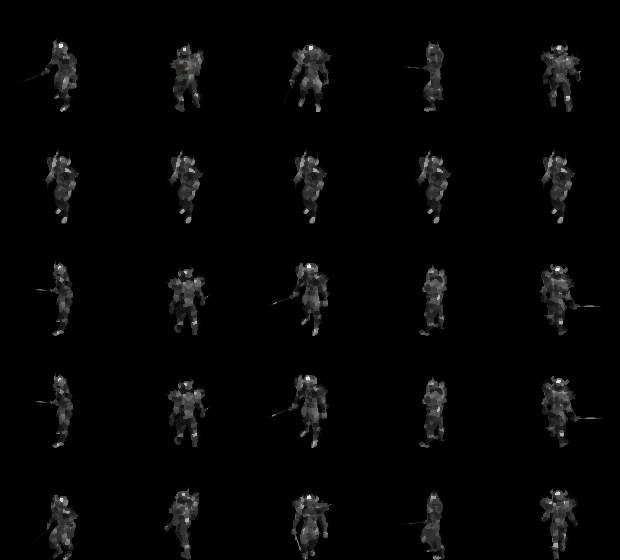

A 2D game scene composited from a Tiled map and its tileset images. What follows is a short description and the map's XML, with each tile layer's data collapsed to a summary:
An orthogonal 5x5 tile map with 124x112 px tiles, 1 tile layer (Capa de patrones 1).

<map version="1.2" tiledversion="1.3.3" orientation="orthogonal" renderorder="right-down" width="5" height="5" tilewidth="124" tileheight="112" infinite="0" nextlayerid="2" nextobjectid="1">
 <tileset firstgid="1" name="SpriteSheet" tilewidth="124" tileheight="112" tilecount="400" columns="16">
  <image source="DraugarSpriteSheet.png" width="2016" height="2800" />
  <tile id="0">
   <properties>
    <property name="dicType" type="int" value="0" />
    <property name="dir" type="int" value="3" />
    <property name="row" type="int" value="0" />
    <property name="sprites" type="int" value="10" />
    <property name="type" value="ATCK_DIAG_DOWN" />
   </properties>
   <animation>
    <frame tileid="0" duration="3" />
    <frame tileid="1" duration="3" />
    <frame tileid="2" duration="3" />
    <frame tileid="3" duration="3" />
    <frame tileid="4" duration="3" />
    <frame tileid="5" duration="3" />
    <frame tileid="6" duration="3" />
    <frame tileid="7" duration="3" />
    <frame tileid="8" duration="3" />
    <frame tileid="9" duration="3" />
   </animation>
  </tile>
  <tile id="16">
   <properties>
    <property name="dicType" type="int" value="0" />
    <property name="dir" type="int" value="4" />
    <property name="row" type="int" value="1" />
    <property name="sprites" type="int" value="10" />
    <property name="type" value="ATCK_DIAG_UP" />
   </properties>
   <animation>
    <frame tileid="16" duration="3" />
    <frame tileid="17" duration="3" />
    <frame tileid="18" duration="3" />
    <frame tileid="19" duration="3" />
    <frame tileid="20" duration="3" />
    <frame tileid="21" duration="3" />
    <frame tileid="22" duration="3" />
    <frame tileid="23" duration="3" />
    <frame tileid="24" duration="3" />
    <frame tileid="25" duration="3" />
   </animation>
  </tile>
  <tile id="32">
   <properties>
    <property name="dicType" type="int" value="0" />
    <property name="dir" type="int" value="2" />
    <property name="row" type="int" value="2" />
    <property name="sprites" type="int" value="10" />
    <property name="type" value="ATCK_DOWN" />
   </properties>
   <animation>
    <frame tileid="32" duration="3" />
    <frame tileid="33" duration="3" />
    <frame tileid="34" duration="3" />
    <frame tileid="35" duration="3" />
    <frame tileid="36" duration="3" />
    <frame tileid="37" duration="3" />
    <frame tileid="38" duration="3" />
    <frame tileid="39" duration="3" />
    <frame tileid="40" duration="3" />
    <frame tileid="41" duration="3" />
   </animation>
  </tile>
  <tile id="48">
   <properties>
    <property name="dicType" type="int" value="0" />
    <property name="dir" type="int" value="1" />
    <property name="row" type="int" value="3" />
    <property name="sprites" type="int" value="10" />
    <property name="type" value="ATCK_LATERAL" />
   </properties>
   <animation>
    <frame tileid="48" duration="3" />
    <frame tileid="49" duration="3" />
    <frame tileid="50" duration="3" />
    <frame tileid="51" duration="3" />
    <frame tileid="52" duration="3" />
    <frame tileid="53" duration="3" />
    <frame tileid="54" duration="3" />
    <frame tileid="55" duration="3" />
    <frame tileid="56" duration="3" />
    <frame tileid="57" duration="3" />
   </animation>
  </tile>
  <tile id="64">
   <properties>
    <property name="dicType" type="int" value="0" />
    <property name="dir" type="int" value="0" />
    <property name="row" type="int" value="4" />
    <property name="sprites" type="int" value="10" />
    <property name="type" value="ATCK_UP" />
   </properties>
   <animation>
    <frame tileid="64" duration="3" />
    <frame tileid="65" duration="3" />
    <frame tileid="66" duration="3" />
    <frame tileid="67" duration="3" />
    <frame tileid="68" duration="3" />
    <frame tileid="69" duration="3" />
    <frame tileid="70" duration="3" />
    <frame tileid="71" duration="3" />
    <frame tileid="72" duration="3" />
    <frame tileid="73" duration="3" />
   </animation>
  </tile>
  <tile id="80">
   <properties>
    <property name="dicType" value="1" />
    <property name="dir" type="int" value="3" />
    <property name="row" value="5" />
    <property name="sprites" value="16" />
    <property name="type" value="DIE_DOWN" />
   </properties>
   <animation>
    <frame tileid="80" duration="3" />
    <frame tileid="81" duration="3" />
    <frame tileid="82" duration="3" />
    <frame tileid="83" duration="3" />
    <frame tileid="84" duration="3" />
    <frame tileid="85" duration="3" />
    <frame tileid="86" duration="3" />
    <frame tileid="87" duration="3" />
    <frame tileid="88" duration="3" />
    <frame tileid="89" duration="3" />
    <frame tileid="90" duration="3" />
    <frame tileid="91" duration="3" />
    <frame tileid="92" duration="3" />
    <frame tileid="93" duration="3" />
    <frame tileid="94" duration="3" />
    <frame tileid="95" duration="3" />
   </animation>
  </tile>
  <tile id="96">
   <properties>
    <property name="dicType" value="1" />
    <property name="dir" type="int" value="4" />
    <property name="row" value="6" />
    <property name="sprites" value="16" />
    <property name="type" value="DIE_DIAG_UP" />
   </properties>
   <animation>
    <frame tileid="96" duration="3" />
    <frame tileid="97" duration="3" />
    <frame tileid="98" duration="3" />
    <frame tileid="99" duration="3" />
    <frame tileid="100" duration="3" />
    <frame tileid="101" duration="3" />
    <frame tileid="102" duration="3" />
    <frame tileid="103" duration="3" />
    <frame tileid="104" duration="3" />
    <frame tileid="105" duration="3" />
    <frame tileid="106" duration="3" />
    <frame tileid="107" duration="3" />
    <frame tileid="108" duration="3" />
    <frame tileid="109" duration="3" />
    <frame tileid="110" duration="3" />
    <frame tileid="111" duration="3" />
   </animation>
  </tile>
  <tile id="112">
   <properties>
    <property name="dicType" value="1" />
    <property name="dir" type="int" value="1" />
    <property name="row" value="7" />
    <property name="sprites" value="16" />
    <property name="type" value="DIE_LATERAL" />
   </properties>
   <animation>
    <frame tileid="112" duration="3" />
    <frame tileid="113" duration="3" />
    <frame tileid="114" duration="3" />
    <frame tileid="115" duration="3" />
    <frame tileid="116" duration="3" />
    <frame tileid="117" duration="3" />
    <frame tileid="118" duration="3" />
    <frame tileid="119" duration="3" />
    <frame tileid="120" duration="3" />
    <frame tileid="121" duration="3" />
    <frame tileid="122" duration="3" />
    <frame tileid="123" duration="3" />
    <frame tileid="124" duration="3" />
    <frame tileid="125" duration="3" />
    <frame tileid="126" duration="3" />
    <frame tileid="127" duration="3" />
   </animation>
  </tile>
  <tile id="128">
   <properties>
    <property name="dicType" value="1" />
    <property name="dir" type="int" value="2" />
    <property name="row" value="8" />
    <property name="sprites" value="16" />
    <property name="type" value="DIE_DIAG_DOWN" />
   </properties>
   <animation>
    <frame tileid="128" duration="3" />
    <frame tileid="129" duration="3" />
    <frame tileid="130" duration="3" />
    <frame tileid="131" duration="3" />
    <frame tileid="132" duration="3" />
    <frame tileid="133" duration="3" />
    <frame tileid="134" duration="3" />
    <frame tileid="135" duration="3" />
    <frame tileid="136" duration="3" />
    <frame tileid="137" duration="3" />
    <frame tileid="138" duration="3" />
    <frame tileid="139" duration="3" />
    <frame tileid="140" duration="3" />
    <frame tileid="141" duration="3" />
    <frame tileid="142" duration="3" />
    <frame tileid="143" duration="3" />
   </animation>
  </tile>
  <tile id="144">
   <properties>
    <property name="dicType" value="1" />
    <property name="dir" type="int" value="0" />
    <property name="row" value="9" />
    <property name="sprites" value="16" />
    <property name="type" value="DIE_UP" />
   </properties>
   <animation>
    <frame tileid="144" duration="3" />
    <frame tileid="145" duration="3" />
    <frame tileid="146" duration="3" />
    <frame tileid="147" duration="3" />
    <frame tileid="148" duration="3" />
    <frame tileid="149" duration="3" />
    <frame tileid="150" duration="3" />
    <frame tileid="151" duration="3" />
    <frame tileid="152" duration="3" />
    <frame tileid="153" duration="3" />
    <frame tileid="154" duration="3" />
    <frame tileid="155" duration="3" />
    <frame tileid="156" duration="3" />
    <frame tileid="157" duration="3" />
    <frame tileid="158" duration="3" />
    <frame tileid="159" duration="3" />
   </animation>
  </tile>
  <tile id="160">
   <properties>
    <property name="dicType" value="2" />
    <property name="dir" type="int" value="3" />
    <property name="row" value="10" />
    <property name="sprites" value="5" />
    <property name="type" value="HIT_DIAG_DOWN" />
   </properties>
   <animation>
    <frame tileid="160" duration="3" />
    <frame tileid="161" duration="3" />
    <frame tileid="162" duration="3" />
    <frame tileid="163" duration="3" />
    <frame tileid="164" duration="3" />
   </animation>
  </tile>
  <tile id="176">
   <properties>
    <property name="dicType" value="2" />
    <property name="dir" type="int" value="4" />
    <property name="row" value="11" />
    <property name="sprites" value="5" />
    <property name="type" value="HIT_DIAG_UP" />
   </properties>
   <animation>
    <frame tileid="176" duration="3" />
    <frame tileid="177" duration="3" />
    <frame tileid="178" duration="3" />
    <frame tileid="179" duration="3" />
    <frame tileid="180" duration="3" />
   </animation>
  </tile>
  <tile id="192">
   <properties>
    <property name="dicType" value="2" />
    <property name="dir" type="int" value="2" />
    <property name="row" value="12" />
    <property name="sprites" value="5" />
    <property name="type" value="HIT_DOWN" />
   </properties>
   <animation>
    <frame tileid="192" duration="3" />
    <frame tileid="193" duration="3" />
    <frame tileid="194" duration="3" />
    <frame tileid="195" duration="3" />
    <frame tileid="196" duration="3" />
   </animation>
  </tile>
  <tile id="208">
   <properties>
    <property name="dicType" value="2" />
    <property name="dir" type="int" value="1" />
    <property name="row" value="13" />
    <property name="sprites" value="5" />
    <property name="type" value="HIT_LATERAL" />
   </properties>
   <animation>
    <frame tileid="208" duration="3" />
    <frame tileid="209" duration="3" />
    <frame tileid="210" duration="3" />
    <frame tileid="211" duration="3" />
    <frame tileid="212" duration="3" />
   </animation>
  </tile>
  <tile id="224">
   <properties>
    <property name="dicType" value="2" />
    <property name="dir" type="int" value="0" />
    <property name="row" value="14" />
    <property name="sprites" value="5" />
    <property name="type" value="HIT_UP" />
   </properties>
   <animation>
    <frame tileid="224" duration="3" />
    <frame tileid="225" duration="3" />
    <frame tileid="226" duration="3" />
    <frame tileid="227" duration="3" />
    <frame tileid="228" duration="3" />
   </animation>
  </tile>
  <tile id="240">
   <properties>
    <property name="dicType" value="3" />
    <property name="dir" type="int" value="3" />
    <property name="row" value="15" />
    <property name="sprites" value="5" />
    <property name="type" value="IDLE_DIAG_DOWN" />
   </properties>
   <animation>
    <frame tileid="240" duration="3" />
    <frame tileid="241" duration="3" />
    <frame tileid="242" duration="3" />
    <frame tileid="243" duration="3" />
    <frame tileid="244" duration="3" />
   </animation>
  </tile>
  <tile id="256">
   <properties>
    <property name="dicType" value="3" />
    <property name="dir" type="int" value="4" />
    <property name="row" value="16" />
    <property name="sprites" value="5" />
    <property name="type" value="IDLE_DIAG_UP" />
   </properties>
   <animation>
    <frame tileid="256" duration="3" />
    <frame tileid="257" duration="3" />
    <frame tileid="258" duration="3" />
    <frame tileid="259" duration="3" />
    <frame tileid="260" duration="3" />
   </animation>
  </tile>
  <tile id="272">
   <properties>
    <property name="dicType" value="3" />
    <property name="dir" type="int" value="2" />
    <property name="row" value="17" />
    <property name="sprites" value="5" />
    <property name="type" value="IDLE_DOWN" />
   </properties>
   <animation>
    <frame tileid="272" duration="3" />
    <frame tileid="273" duration="3" />
    <frame tileid="274" duration="3" />
    <frame tileid="275" duration="3" />
    <frame tileid="276" duration="3" />
   </animation>
  </tile>
  <tile id="288">
   <properties>
    <property name="dicType" value="3" />
    <property name="dir" type="int" value="1" />
    <property name="row" value="18" />
    <property name="sprites" value="5" />
    <property name="type" value="IDLE_LATERAL" />
   </properties>
   <animation>
    <frame tileid="288" duration="3" />
    <frame tileid="289" duration="3" />
    <frame tileid="290" duration="3" />
    <frame tileid="291" duration="3" />
    <frame tileid="292" duration="3" />
   </animation>
  </tile>
  <tile id="304">
   <properties>
    <property name="dicType" value="3" />
    <property name="dir" type="int" value="0" />
    <property name="row" value="19" />
    <property name="sprites" value="5" />
    <property name="type" value="IDLE_UP" />
   </properties>
   <animation>
    <frame tileid="304" duration="3" />
    <frame tileid="305" duration="3" />
    <frame tileid="306" duration="3" />
    <frame tileid="307" duration="3" />
    <frame tileid="308" duration="3" />
   </animation>
  </tile>
  <tile id="320">
   <properties>
    <property name="dicType" value="4" />
    <property name="dir" type="int" value="3" />
    <property name="row" value="20" />
    <property name="sprites" value="8" />
    <property name="type" value="WALK_DIAG_DOWN" />
   </properties>
   <animation>
    <frame tileid="320" duration="1" />
    <frame tileid="321" duration="1" />
    <frame tileid="322" duration="1" />
    <frame tileid="323" duration="1" />
    <frame tileid="324" duration="1" />
    <frame tileid="325" duration="1" />
    <frame tileid="326" duration="1" />
    <frame tileid="327" duration="1" />
    <frame tileid="326" duration="1" />
    <frame tileid="325" duration="1" />
    <frame tileid="324" duration="1" />
   </animation>
  </tile>
  <tile id="336">
   <properties>
    <property name="dicType" value="4" />
    <property name="dir" type="int" value="4" />
    <property name="row" value="21" />
    <property name="sprites" value="8" />
    <property name="type" value="WALK_DIAG_UP" />
   </properties>
   <animation>
    <frame tileid="336" duration="1" />
    <frame tileid="337" duration="1" />
    <frame tileid="338" duration="1" />
    <frame tileid="339" duration="1" />
    <frame tileid="340" duration="1" />
    <frame tileid="341" duration="1" />
    <frame tileid="342" duration="1" />
    <frame tileid="343" duration="1" />
    <frame tileid="342" duration="1" />
    <frame tileid="341" duration="1" />
    <frame tileid="340" duration="1" />
   </animation>
  </tile>
  <tile id="352">
   <properties>
    <property name="dicType" value="4" />
    <property name="dir" type="int" value="2" />
    <property name="row" value="22" />
    <property name="sprites" value="8" />
    <property name="type" value="WALK_DOWN" />
   </properties>
   <animation>
    <frame tileid="352" duration="1" />
    <frame tileid="353" duration="1" />
    <frame tileid="354" duration="1" />
    <frame tileid="355" duration="1" />
    <frame tileid="356" duration="1" />
    <frame tileid="357" duration="1" />
    <frame tileid="358" duration="1" />
    <frame tileid="359" duration="1" />
    <frame tileid="358" duration="1" />
    <frame tileid="357" duration="1" />
    <frame tileid="356" duration="1" />
   </animation>
  </tile>
  <tile id="368">
   <properties>
    <property name="dicType" value="4" />
    <property name="dir" type="int" value="1" />
    <property name="row" value="23" />
    <property name="sprites" value="8" />
    <property name="type" value="WALK_LATERAL" />
   </properties>
   <animation>
    <frame tileid="368" duration="1" />
    <frame tileid="369" duration="1" />
    <frame tileid="370" duration="1" />
    <frame tileid="371" duration="1" />
    <frame tileid="372" duration="1" />
    <frame tileid="373" duration="1" />
    <frame tileid="374" duration="1" />
    <frame tileid="375" duration="1" />
    <frame tileid="374" duration="1" />
    <frame tileid="373" duration="1" />
    <frame tileid="372" duration="1" />
   </animation>
  </tile>
  <tile id="384">
   <properties>
    <property name="dicType" value="4" />
    <property name="dir" type="int" value="0" />
    <property name="row" value="24" />
    <property name="sprites" value="8" />
    <property name="type" value="WALK_UP" />
   </properties>
   <animation>
    <frame tileid="384" duration="1" />
    <frame tileid="385" duration="1" />
    <frame tileid="386" duration="1" />
    <frame tileid="387" duration="1" />
    <frame tileid="388" duration="1" />
    <frame tileid="389" duration="1" />
    <frame tileid="390" duration="1" />
    <frame tileid="391" duration="1" />
    <frame tileid="390" duration="1" />
    <frame tileid="389" duration="1" />
    <frame tileid="388" duration="1" />
   </animation>
  </tile>
 </tileset>
 <layer id="1" name="Capa de patrones 1" width="5" height="5">
  <data>[25 cells, 25 non-empty, 21 distinct tile ids]</data>
 </layer>
</map>
